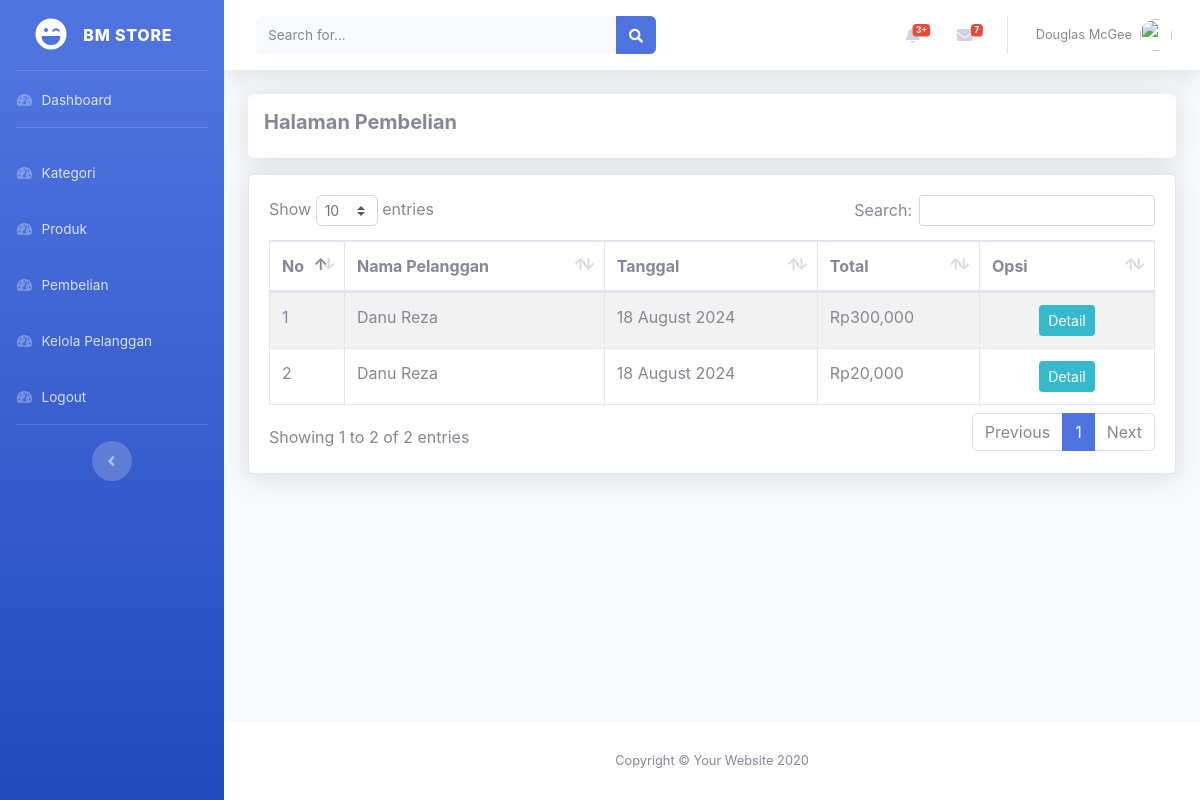
Page /admin/index.php?halaman=pembelian (signed in) on the committed database.
### tables this page shows
CREATE TABLE `pembelian` (
  `id_pembelian` int(11) NOT NULL,
  `id_pelanggan` int(11) NOT NULL,
  `tanggal_pembelian` date NOT NULL,
  `total_pembelian` int(11) NOT NULL
);

CREATE TABLE `pelanggan` (
  `id_pelanggan` int(11) NOT NULL,
  `foto_pelanggan` varchar(255) NOT NULL,
  `nama-lengkap_pelanggan` varchar(50) NOT NULL,
  `nama-panggilan_pelanggan` varchar(50) NOT NULL,
  `email_pelanggan` varchar(50) NOT NULL,
  `password_pelanggan` varchar(50) NOT NULL,
  `no-telepon_pelanggan` varchar(15) NOT NULL,
  `alamat_pelanggan` text NOT NULL,
  `role` enum('admin','pelanggan') NOT NULL
);

### admin/pembelian.php (the view)
<div class="shadow p-3 mb-3 bg-white rounded">
    <h5><b>Halaman Pembelian</b></h5>
</div>
<?php
$pembelian = array();
$ambil = $koneksi->query("SELECT * FROM pembelian JOIN pelanggan
ON pembelian.id_pelanggan=pelanggan.id_pelanggan");
while($pecah = $ambil->fetch_assoc())
{
    $pembelian[] = $pecah;
}
?>
<div class="card shadow bg-white">
    <div class="card-body">
        <table class="table table-bordered table-hover table-striped" id="tables">
            <thead>
                <tr>
                    <th>No</th>
                    <th>Nama Pelanggan</th>
                    <th>Tanggal</th>
                    <th>Total</th>
                    <th>Opsi</th>
                </tr>
            </thead>
            <tbody>
                <?php foreach ($pembelian as $key => $value): ?>
                <tr>
                    <td width="50"><?php echo $key+1;?></td>
                    <td><?php echo $value['nama-lengkap_pelanggan'];?></td>
                    <td><?php echo date(" d F Y", strtotime($value['tanggal_pembelian']));?></td>
                    <td>Rp<?php echo number_format($value['total_pembelian']);?></td>
                    <td class ="text-center" width="150">
                    <a href="index.php?halaman=detail_pembelian&id=<?php echo $value['id_pembelian'];?>" class="btn btn-sm btn-info">Detail</a>
                    </td>
                </tr>
                <?php endforeach ?>
            </tbody>
        </table>
    </div>
</div>

### rows in the picture
pembelian: id_pelanggan "Danu Reza", tanggal_pembelian "18 August 2024", total_pembelian "300,000"
pembelian: id_pelanggan "Danu Reza", tanggal_pembelian "18 August 2024", total_pembelian "20,000"
